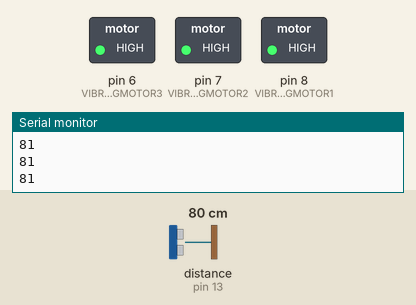
Bench run of a sketch on a simulated Arduino Uno, built with avr-gcc and run on an emulated ATmega328P. Parts: switched loads named in the sketch (green lamp = pin HIGH), the last lines printed to the serial monitor. Wiring (inferred from the names in the program): ultrasonic range finder: trigger pin 12; echo pin 13. The test bench sets the inputs (shaded band); at power-on: distance to the obstacle (sensor on pin 13) 80 cm. The echo pulse lasts 58.3 µs per cm; pins used as bus, display or sensor lines are not drawn.

Above: at 1.2 s.
1.3 s: distance to the obstacle (sensor on pin 13) set to 120 cm
At 2.0 s:
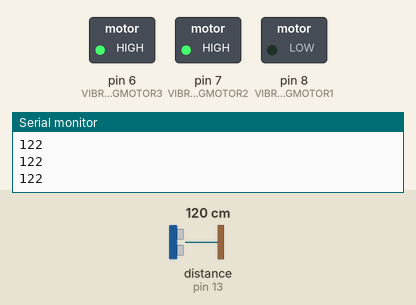
2.8 s: distance to the obstacle (sensor on pin 13) set to 144 cm
4.3 s: distance to the obstacle (sensor on pin 13) set to 151 cm
At 5.5 s:
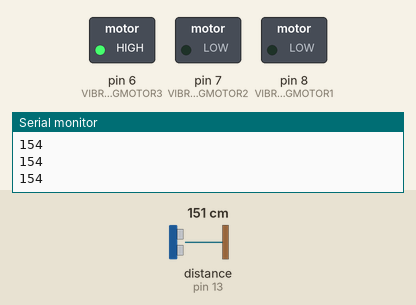
5.8 s: distance to the obstacle (sensor on pin 13) set to 191 cm
7.3 s: distance to the obstacle (sensor on pin 13) set to 202 cm
At 8.0 s:
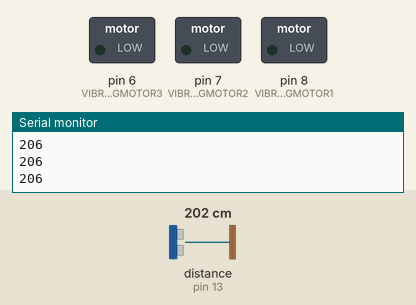
8.8 s: distance to the obstacle (sensor on pin 13) set to 2 cm
At 10.2 s:
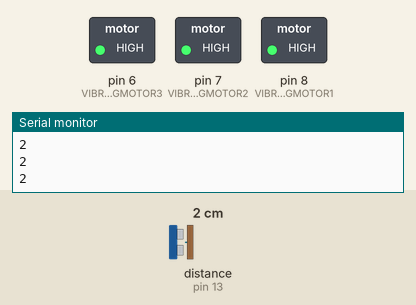
Timing chart, 0 to 11.3 s (numbered marks = the images above; inputs shaded):
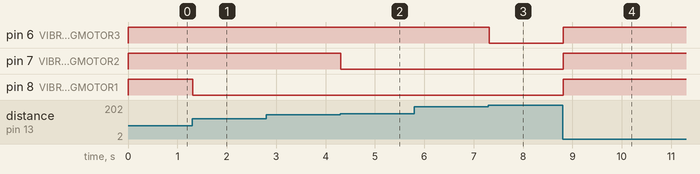

Measured:
- the behaviour switches between 147 and 148 cm on distance to the obstacle (sensor on pin 13) (found by bisection; images 1 and 2)
- the behaviour switches between 196 and 197 cm on distance to the obstacle (sensor on pin 13) (found by bisection; images 2 and 3)
- after the input at 1.3 s, pin 8 (VIBRATINGMOTOR1): HIGH → LOW at once
- after the input at 4.3 s, pin 7 (VIBRATINGMOTOR2): HIGH → LOW at once
- after the input at 7.3 s, pin 6 (VIBRATINGMOTOR3): HIGH → LOW at once
- after the input at 8.8 s, pin 6 (VIBRATINGMOTOR3), pin 7 (VIBRATINGMOTOR2), pin 8 (VIBRATINGMOTOR1): LOW → HIGH at once

The sketch:

object_detection_code.ino
```cpp
const int trig = 12;
const int echo = 13;

const int VIBRATINGMOTOR1 = 8;
const int VIBRATINGMOTOR2 = 7;
const int VIBRATINGMOTOR3 = 6;

int duration = 0;
int distance = 0;

void setup()
{
  pinMode(trig , OUTPUT);
  pinMode(echo , INPUT);

  pinMode(VIBRATINGMOTOR1 , OUTPUT);
  pinMode(VIBRATINGMOTOR2 , OUTPUT);
  pinMode(VIBRATINGMOTOR3 , OUTPUT);


  Serial.begin(9600);

}

void loop()
{
  digitalWrite(trig , HIGH);
  delayMicroseconds(1000);
  digitalWrite(trig , LOW);


  duration = pulseIn(echo , HIGH);
  distance = (duration/2) / 28.5 ;
  Serial.println(distance);


  if ( distance <= 100 )
  {
    digitalWrite(VIBRATINGMOTOR1, HIGH);
    digitalWrite(VIBRATINGMOTOR2, HIGH);
    digitalWrite(VIBRATINGMOTOR3, HIGH);
  }
  else
  {
    digitalWrite(VIBRATINGMOTOR1, LOW);
  }
  if ( distance <= 150 )
  {
    digitalWrite(VIBRATINGMOTOR2, HIGH);
  }
  else
  {
    digitalWrite(VIBRATINGMOTOR2, LOW);
  }
  if ( distance <= 200 )
  {
    digitalWrite(VIBRATINGMOTOR3, HIGH);
  }
  else
  {
    digitalWrite(VIBRATINGMOTOR3, LOW);
  }
}
 
```
